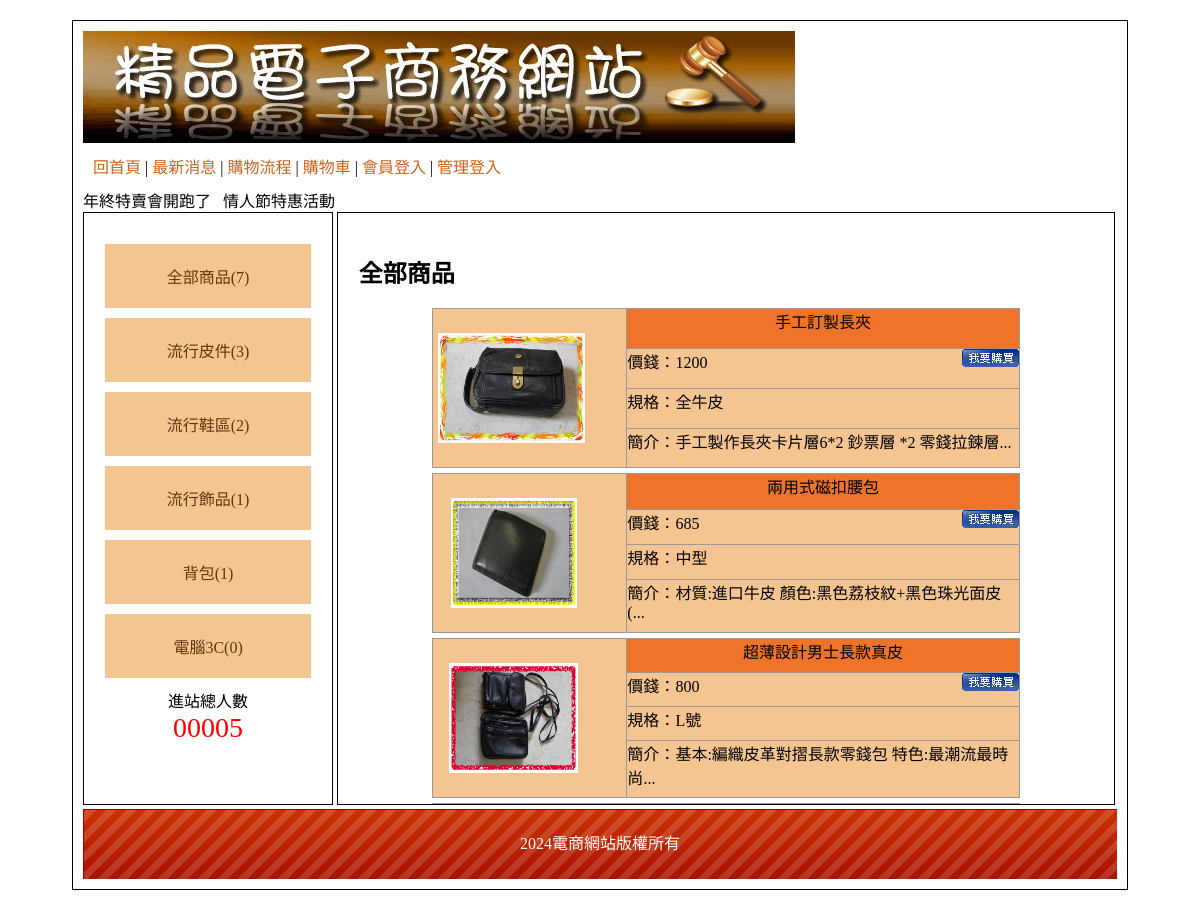
The page / on the database its author committed.
### tables this page shows
CREATE TABLE `type` (
  `id` int(10) UNSIGNED NOT NULL,
  `name` text NOT NULL,
  `big_id` int(10) UNSIGNED NOT NULL
);

CREATE TABLE `goods` (
  `id` int(10) UNSIGNED NOT NULL,
  `no` text NOT NULL,
  `name` text NOT NULL,
  `price` int(10) NOT NULL,
  `spec` text NOT NULL,
  `stock` int(10) NOT NULL,
  `img` text NOT NULL,
  `intro` text NOT NULL,
  `big` int(10) NOT NULL,
  `mid` int(10) NOT NULL,
  `sh` int(1) NOT NULL
);

CREATE TABLE `bottom` (
  `id` int(10) UNSIGNED NOT NULL,
  `bottom` text NOT NULL
);

### api/db.php (called while the page is built, shortened)
<?php
class DB{
    protected $dsn = "mysql:host=localhost;charset=utf8;dbname=db03";
    protected $pdo;
    protected $table;
    public function __construct($table)
    {
        $this->table=$table;
        $this->pdo=new PDO($this->dsn,'root','');
    }
    function all( $where = '', $other = '')
    {
        $sql = "select * from `$this->table` ";
        $sql =$this->sql_all($sql,$where,$other);
        return  $this->pdo->query($sql)->fetchAll(PDO::FETCH_ASSOC);
    }
    function count( $where = '', $other = ''){
        $sql = "select count(*) from `$this->table` ";
        $sql=$this->sql_all($sql,$where,$other);
        return  $this->pdo->query($sql)->fetchColumn();
    }
    function find($id)
    {
        $sql = "select * from `$this->table` ";
        if (is_array($id)) {
            $tmp = $this->a2s($id);
            $sql .= " where " . join(" && ", $tmp);
        } else if (is_numeric($id)) {
            $sql .= " where `id`='$id'";
        }
        $row = $this->pdo->query($sql)->fetch(PDO::FETCH_ASSOC);
        return $row;
    }
    private function a2s($array){
        foreach ($array as $col => $value) {
            $tmp[] = "`$col`='$value'";
        }
        return $tmp;
    }
    private function sql_all($sql,$array,$other){
        if (isset($this->table) && !empty($this->table)) {
            if (is_array($array)) {
                if (!empty($array)) {
                    $tmp = $this->a2s($array);
                    $sql .= " where " . join(" && ", $tmp);
                }
            } else {
                $sql .= " $array";
            }
            $sql .= $other;
            return $sql;
        }
    }
}
$Bottom=new DB('bottom');
$Type=new DB('type');
$Goods=new DB('goods');
?>

### index.php (the view, shortened to what this page needs)
<?php include_once './api/db.php'; ?>
<!DOCTYPE html PUBLIC "-//W3C//DTD XHTML 1.0 Transitional//EN" "http://www.w3.org/TR/xhtml1/DTD/xhtml1-transitional.dtd">
<html xmlns="http://www.w3.org/1999/xhtml">
<head>
    <link href="./css/css.css" rel="stylesheet" type="text/css">
</head>
<body>
    <div id="main">
        <div id="top">
            <a href="?">
                <img src="./icon/0416.jpg">
            </a>
            <div style="padding:10px;">
                <a href="?">回首頁</a> |
                <a href="?do=news">最新消息</a> |
                <a href="?do=look">購物流程</a> |
                <a href="?do=buycart">購物車</a> |
                <?php
                if(isset($_SESSION['mem'])){
                ?>
                    <a href="./api/logout.php">登出</a> |
                <?php
                }else{
                ?>
                    <a href="?do=login">會員登入</a> |
                <?php
                }
                ?>
                <?php
                if(isset($_SESSION['admin'])){
                ?>
                    <a href="back.php">返回管理</a>
                <?php
                }else{
                ?>
                    <a href="?do=admin">管理登入</a>
                <?php
                }
                ?>
            </div>
            <marquee>
                年終特賣會開跑了 &nbsp;  情人節特惠活動 &nbsp;
            </marquee>
        </div>
        <div id="left" class="ct">
            <div style="min-height:400px;">
            <a href='?type=0'>全部商品(<?=$Goods->count(['sh'=>1]);?>)</a>
            <?php
            $bigs=$Type->all(['big_id'=>0]);
            foreach($bigs as $big){
            ?>
            <div class="ww">
                <a href="?type=<?=$big['id'];?>"><?=$big['name'];?>(<?=$Goods->count(['sh'=>1,'big'=>$big['id']]);?>)</a>
            </div>
            <?php
            }
            ?>
            </div>
            <span>
                <div>進站總人數</div>
                <div style="color:#f00; font-size:28px;">
                    00005 </div>
            </span>
        </div>
        <div id="right">
            <?php
                $do=$_GET['do']??'main';
                $file="./front/{$do}.php";
                if(file_exists($file)){
                    include $file;
                }else{
                    include "./front/main.php";
                }
            ?>
        </div>
        <div id="bottom" style="line-height:70px;background:url(icon/bot.png); color:#FFF;" class="ct">
           <?=$Bottom->find(1)['bottom'];?></div>
    </div>
</body>
</html>

### front/main.php (shortened to what this page needs)
<?php
$type=$_GET['type']??0;
$nav='';
$goods=null;
if($type==0){
    $nav="全部商品";
    $goods=$Goods->all(['sh'=>1]);
}
?>
<h2><?=$nav;?></h2>
<?php
foreach($goods as $good){
?>
<div class='item'>
 <div class="img">
    <a href="?do=detail&id=<?=$good['id'];?>">
        <img src="./img/<?=$good['img'];?>" style="width:80%;height:110px">
    </a>
 </div>
 <div class="info">
    <div class='ct tt'><?=$good['name'];?></div>
    <div>
        價錢：<?=$good['price'];?>
        <img src="./icon/0402.jpg" style="float:right" onclick="location.href='?do=buycart&id=<?=$good['id'];?>&qt=1'">
    </div>
    <div>規格：<?=$good['spec'];?></div>
    <div>簡介：<?=mb_substr($good['intro'],0,25);?>...</div>
 </div>
</div>
<?php
}
?>

### css/css.css (style rules this page uses)
body { font-family:"微軟正黑體"; }
#main { width:1034px; padding:10px; margin:20px auto 20px auto; border:#000 solid 1px; min-height:768px; }
#top a { color:#CE631C; text-decoration:none; }
#left { display:inline-block; width:20%; padding:2%; min-height:550px; vertical-align:top; border:#000 1px solid; }
#left a { display:block; padding:20px 5px 20px 5px; text-decoration:none; background:#F4C591; margin:10px auto 10px auto; color:#65350A; }
.ct { text-align:center; }
#right { display:inline-block; width:71%; padding:2%; height:550px; overflow: auto; border:#000 1px solid; }
#bottom { height:70px; background:url(../icon/bot.png); background-size:cover; }
.tt { background:#EF7429; }

### front/main.php (style rules this page uses)
.item { width:80%; height:160px; background-color: #f4c591; margin:5px auto; display:flex; }
.item .img { width:33%; display:flex; justify-content: center; align-items: center; border:1px solid #999; }
.item .info { width:67%; display:flex; flex-direction: column; }
.info div { border:1px solid #999; border-left:0px; border-top:0px; flex-grow:1; }
.info div:nth-child(1) { border-top:1px solid #999; }

### rows shown on the page
type: name "流行皮件", count "3"
type: name "流行鞋區", id "2"
type: name "流行飾品", count "1"
type: name "背包", count "1"
type: name "電腦3C", count "0"
goods: img (picture), name "手工訂製長夾", price "1200", spec "全牛皮", intro "手工製作長夾卡片層6*2 鈔票層 *2 零錢拉鍊層"
goods: img (picture), name "兩用式磁扣腰包", price "685", spec "中型", intro "材質:進口牛皮 顏色:黑色荔枝紋+黑色珠光面皮("
goods: img (picture), name "超薄設計男士長款真皮", price "800", spec "L號", intro "基本:編織皮革對摺長款零錢包 特色:最潮流最時尚"
bottom: bottom "2024電商網站版權所有"

### other values the page prints
$Goods->count(['sh'=>1]) "7"
$nav "全部商品"
